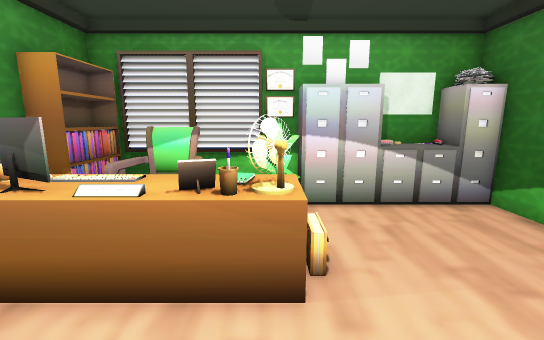
view 1 (above)

12 first-person views from a walk through a scene from a Unity 3-D project. The camera is 1.5 m above the floor, tilts 10° down and sees 90° across. The floor is counted in squares, 0.5 m on a side. Each view is taken from the middle of a square. On the plan, view 1 faces up. The plan holds only what a view shows up to about 20 squares ahead; the rest is blank. The player is left out.

view 2
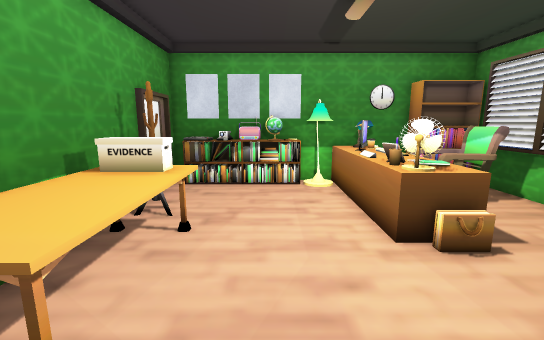

view 3
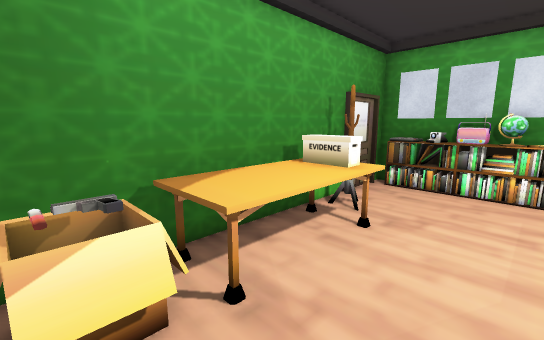

view 4
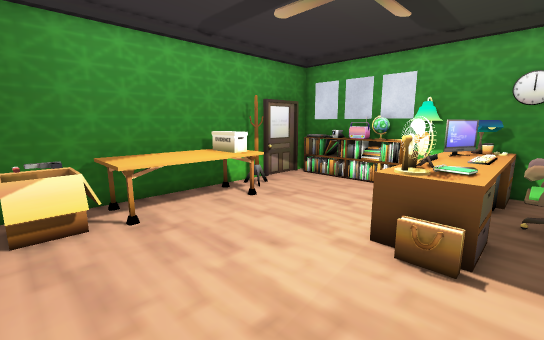

view 5
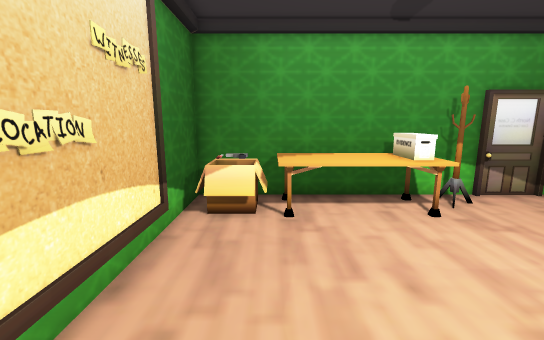

view 6
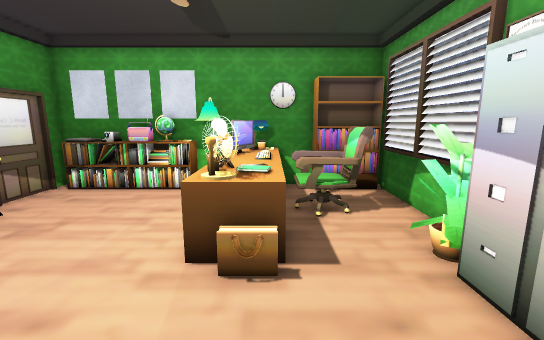

view 7
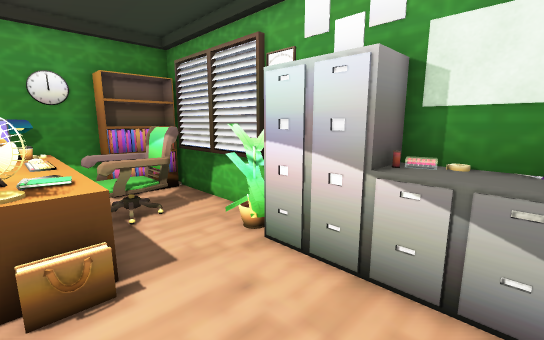

view 8
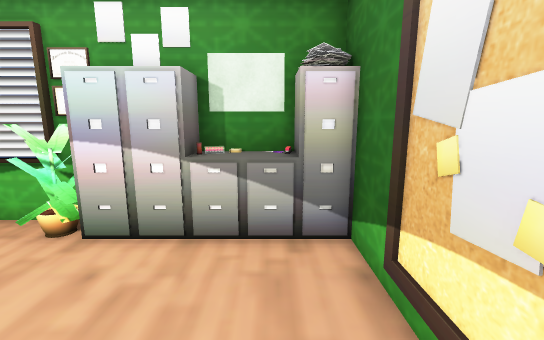

view 9
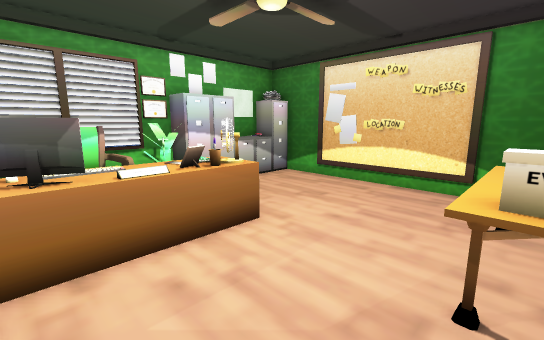

view 10
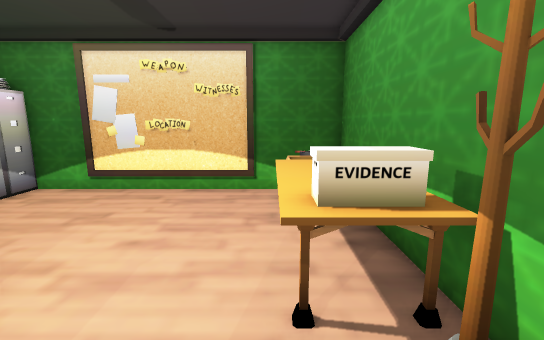

view 11
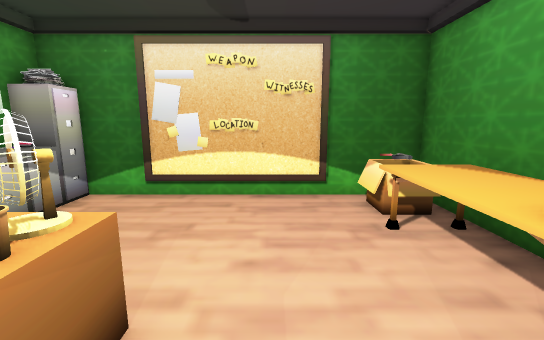

view 12
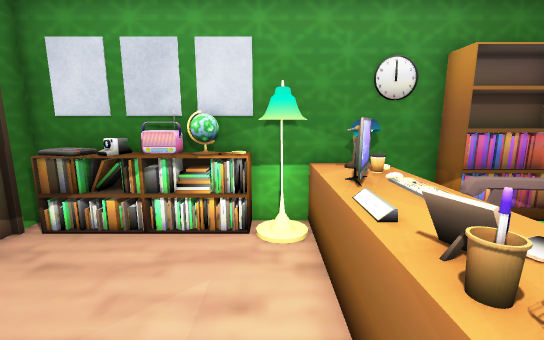

### Floor plan
Points are (right, up) in squares from view 1. A wall is a line through its corners. A room is listed if a view was taken in it or the views show most of it. See-through windows are left out.
Room 1 (views 1, 2, 3, 4, 5, 6, 7, 8, 9, 10, 11, 12)
walls: (-0.6, 4.9) (-1.6, 4.5); (-1.1, 5.1) (-0.9, 4.4); (7.8, 3.4) (8, 4.4); (7.8, 2.5) (8, 4.5); (-0.2, 10.9) (-5.9, 10.9); (1.1, 11.1) (-6.7, 11.1); (-1.7, -2.8) (-1.5, -3.3); (-0.2, -3.4) (-0.2, -1.7) (0.4, -1.7) (0.4, -3.2); (-2.2, -2.8) (-1.3, -2.9); (-2.2, -2.8) (-1.8, -2.8); (4.6, 11.1) (3.8, 11.1); (-7.1, 8) (-7.1, 2.4); (-6.8, -0.9) (-6.4, -1.2); (-7.1, -0.4) (-7.1, -4.1) (-6.2, -4.1); (-6.8, -1.9) (-6, -2.1) (-6.1, -2.5); (-6, -4.1) (7.9, -4.1) (7.9, 9.7)
low walls: (-1, 4.9) (-1.5, 4.7); (-0.5, 5.6) (-0.5, 5.2) (-0.9, 5.2); (-2.3, -2.8) (-1.7, -2.8)
objects: other object (-7, -1) to (-6, 2); other object (-7, 0); other object (-7, 2); other object (-7, 8) to (-6, 10); other object (-6, -3); other object (-6, 4); other object (-6, 5); other object (-6, 6); other object (-5, 4) to (1, 6); other object (-5, 6); other object (-4, 5) to (-3, 6); other object (-4, 7) to (-2, 9); other object (-2, 6) to (-1, 6); other object (-1, -3) to (5, -1); other object (1, 10); other object (2, 10) to (7, 11); other object (5, -3) to (7, -1); other object (5, 11); other object (6, -3) to (6, -2)

Positions as (right, up) in squares from view 1, and headings:
1: (0, 0), facing up
2: (7, 1), facing left
3: (7, 2), facing down-left
4: (7, 7), facing down-left
5: (5, 7), facing down
6: (6, 6), facing left
7: (6, 5), facing up-left
8: (6, 3), facing up
9: (-5, -2), facing up-right
10: (-4, -1), facing right
11: (-3, 2), facing right
12: (1, 3), facing left
